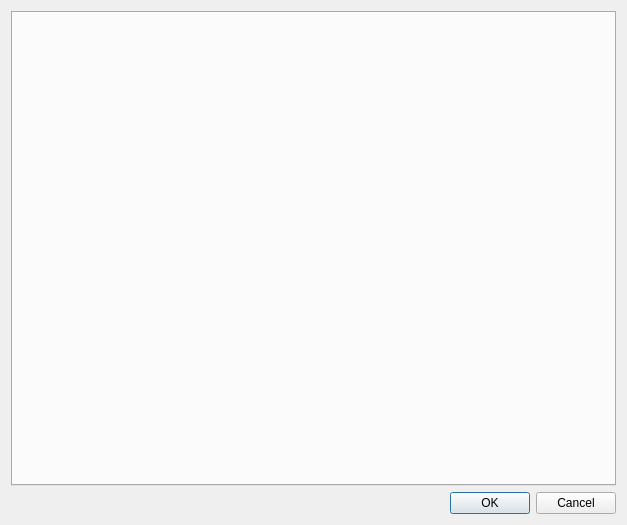
<?xml version="1.0" encoding="UTF-8"?>
<ui version="4.0">
 <class>Dialog</class>
 <widget class="QDialog" name="Dialog">
  <property name="geometry">
   <rect>
    <x>0</x>
    <y>0</y>
    <width>627</width>
    <height>525</height>
   </rect>
  </property>
  <property name="sizePolicy">
   <sizepolicy hsizetype="Maximum" vsizetype="Fixed">
    <horstretch>0</horstretch>
    <verstretch>0</verstretch>
   </sizepolicy>
  </property>
  <property name="windowTitle">
   <string>Configuración</string>
  </property>
  <layout class="QVBoxLayout" name="verticalLayout">
   <item>
    <layout class="QHBoxLayout" name="horizontalLayout_2">
     <item>
      <widget class="QTabWidget" name="tabWidget">
       <property name="sizePolicy">
        <sizepolicy hsizetype="Minimum" vsizetype="Preferred">
         <horstretch>0</horstretch>
         <verstretch>0</verstretch>
        </sizepolicy>
       </property>
       <property name="minimumSize">
        <size>
         <width>214</width>
         <height>0</height>
        </size>
       </property>
       <property name="currentIndex">
        <number>-1</number>
       </property>
      </widget>
     </item>
    </layout>
   </item>
   <item>
    <widget class="QDialogButtonBox" name="buttonBox">
     <property name="orientation">
      <enum>Qt::Horizontal</enum>
     </property>
     <property name="standardButtons">
      <set>QDialogButtonBox::Cancel|QDialogButtonBox::Ok</set>
     </property>
    </widget>
   </item>
  </layout>
 </widget>
 <resources/>
 <connections>
  <connection>
   <sender>buttonBox</sender>
   <signal>accepted()</signal>
   <receiver>Dialog</receiver>
   <slot>accept()</slot>
   <hints>
    <hint type="sourcelabel">
     <x>248</x>
     <y>254</y>
    </hint>
    <hint type="destinationlabel">
     <x>157</x>
     <y>274</y>
    </hint>
   </hints>
  </connection>
  <connection>
   <sender>buttonBox</sender>
   <signal>rejected()</signal>
   <receiver>Dialog</receiver>
   <slot>reject()</slot>
   <hints>
    <hint type="sourcelabel">
     <x>316</x>
     <y>260</y>
    </hint>
    <hint type="destinationlabel">
     <x>286</x>
     <y>274</y>
    </hint>
   </hints>
  </connection>
 </connections>
</ui>
